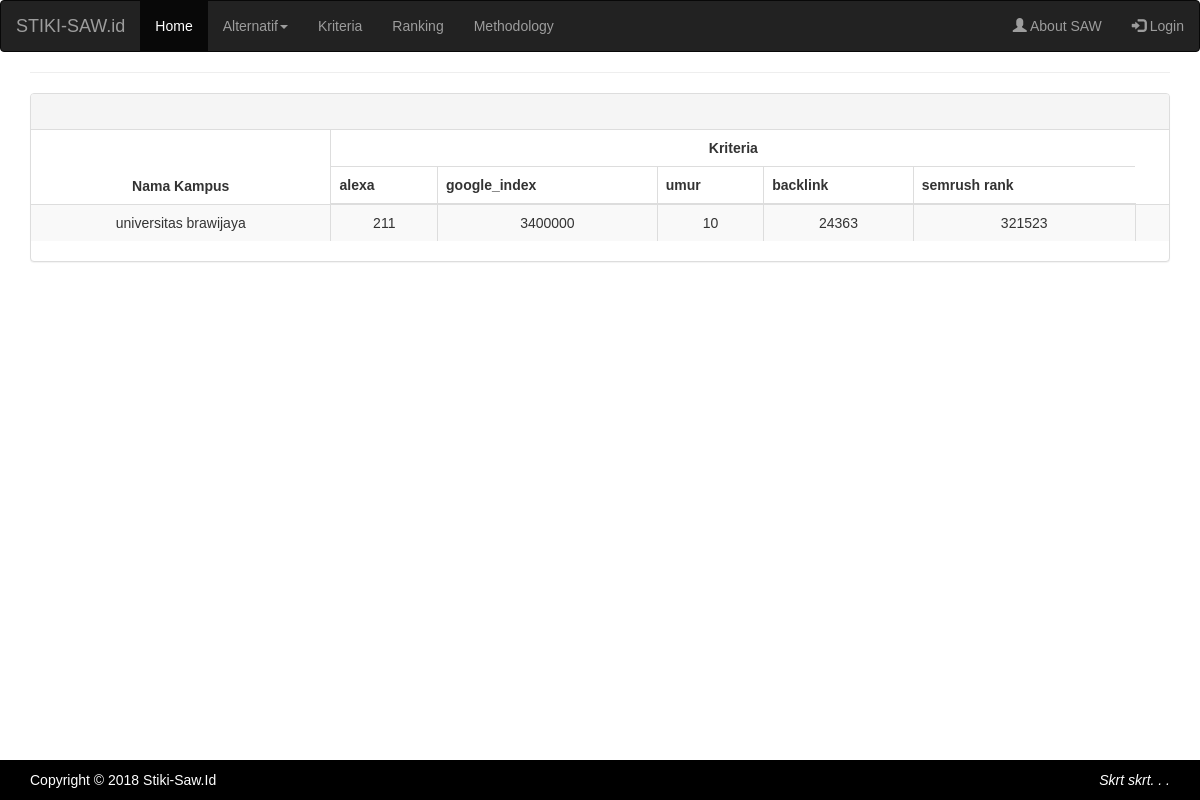
Screenshot of /index.php/welcome/lihat_kampus/9 with the database file from the repository.
### tables this page shows
CREATE TABLE `kriteria` (
  `id_kriteria` int(11) NOT NULL AUTO_INCREMENT,
  `nama_kriteria` varchar(255) NOT NULL,
  `jenis` enum('cost','benefit') NOT NULL,
  `bobot` double NOT NULL,
  `reference_link` varchar(255) DEFAULT NULL,
  PRIMARY KEY (`id_kriteria`)
);

CREATE TABLE `kampus` (
  `id_kampus` int(11) NOT NULL AUTO_INCREMENT,
  `nama_kampus` varchar(255) NOT NULL,
  `link` varchar(50) DEFAULT NULL,
  PRIMARY KEY (`id_kampus`)
);

CREATE TABLE `transaction` (
  `id_nilai` int(11) NOT NULL AUTO_INCREMENT,
  `id_kriteria` int(11) DEFAULT NULL,
  `id_kampus` int(11) DEFAULT NULL,
  `nilai` double NOT NULL,
  `nama_kampus` varchar(255) DEFAULT NULL,
  PRIMARY KEY (`id_nilai`),
  KEY `FK_kriteria` (`id_kriteria`),
  KEY `FK_kampus` (`id_kampus`),
  CONSTRAINT `FK_kampus` FOREIGN KEY (`id_kampus`) REFERENCES `kampus` (`id_kampus`),
  CONSTRAINT `FK_kriteria` FOREIGN KEY (`id_kriteria`) REFERENCES `kriteria` (`id_kriteria`)
);

### application/controllers/Welcome.php (called while the page is built, shortened)
<?php
class Welcome extends CI_Controller {
	public $model = NULL;
	public $crud = NULL;
	public function __construct(){
		$this->load->model('Saw_model');
		$this->model = $this->Saw_model;
		$this->load->database();
		$this->load->model('Crud_model');
		$this->crud = $this->Crud_model;
		$this->load->model('Http_model');
	}
	public function lihat_kampus($id){
		$kampus = $this->model->getKampusById($id);
		$update_button = 'index.php/welcome/update_alternatif/'.$id;
		$update_status = "";
		$update_nama = 'index.php/welcome/update_nama_alternatif/'.$id;
		$kriteria = $this->model->getKriteria();
		$get_rows_kriteria = $this->model->jumlah_data_kriteria();
		$this->load->view('lihat_kampus',array('kriteria'=>$kriteria,
													'model'=>$this->model,
													'kampus'=>$kampus,
													'jumlah_kriteria'=>$get_rows_kriteria,
													'nama_kriteria'=>$this->crud->getNamaKriteria(),
													'nama_kampus'=>$this->crud->getNamaKampus(),
													'update_url'=>$update_button,
													'update_nama'=>$update_nama,
													'update_nilai'=>$update_status,
												));
	}
}

### index.php (called while the page is built, shortened)
<?php
require_once BASEPATH.'core/CodeIgniter.php';

### application/models/Crud_model.php (called while the page is built, shortened)
<?php
class Crud_model extends CI_Model
{
	public function getNamaKriteria(){
	$sql = $this->db->query('SELECT nama_kriteria FROM kriteria');
    return $sql->result_array();
	}
}

### application/models/Saw_model.php (called while the page is built, shortened)
<?php
class Saw_model extends CI_Model
{
  public function getKampusById($id){
   $sql = $this->db->query("SELECT * FROM kampus where id_kampus=$id");
    return $sql->result_array();
  }
  public function getValuesById($id){
    $sql = $this->db->query("SELECT * FROM transaction WHERE id_kampus='$id' ORDER BY id_kriteria");
    return $sql->result_array();
  }
}

### application/views/lihat_kampus.php (the view, shortened to what this page needs)
<!DOCTYPE html>
<html lang="en">
<head>
<?php
require_once('header.php');
?>
</head>
<body>
	<?php
require_once('body.php');
?>
<div class="container">
<div class="page-header">
</div>
<div class="panel panel-default">
<div class="panel-heading">
</div>
<table class="table table-bordered table-striped table-hover">
<thead>
<tr>
<th rowspan="2"><center>Nama Kampus</center></th>
<center><th colspan="<?php echo $jumlah_kriteria; ?>"><center>Kriteria</center></th></center>
<tr>
<?php
foreach ($nama_kriteria as $data_kriteria) {
?>
<th>
<?php echo $data_kriteria['nama_kriteria']; ?></th>
<?php
}
?>
</tr>
</thead>
<tbody>
<?php
foreach ($kampus as $data_kampus) {
?>
<tr>
<td>
<center><?php echo $data_kampus['nama_kampus']; ?></center>
</td>
<?php
      $nilai = $model->getValuesById($data_kampus['id_kampus']);
      foreach ($nilai as $data_nilai) {
       ?>
<td>
<center><?php echo $data_nilai['nilai']; ?></center>
</td>
<?php
}
?>
 <td>
         </td>
</tr>
<?php
}
?>
</tbody>
</table>
</div>
</div>
<?php
require_once('footer.php');
?>
</body>
</html>

### assets/css/custom.css (style rules this page uses)
html { position: relative; min-height: 100%; }
body { font-family: Arial; margin-bottom: 70px; }
* { box-sizing: border-box; }
.page-header { margin-top: 0; padding-bottom: 0; }

### rows the page displays
kriteria: nama_kriteria "alexa"
kriteria: nama_kriteria "google_index"
kriteria: nama_kriteria "umur"
kriteria: nama_kriteria "backlink"
kriteria: nama_kriteria "semrush rank"
kampus: nama_kampus "universitas brawijaya"
transaction: nilai "211"
transaction: nilai "3400000"
transaction: nilai "10"
transaction: nilai "24363"
transaction: nilai "321523"

### other values shown
$status "Login"
